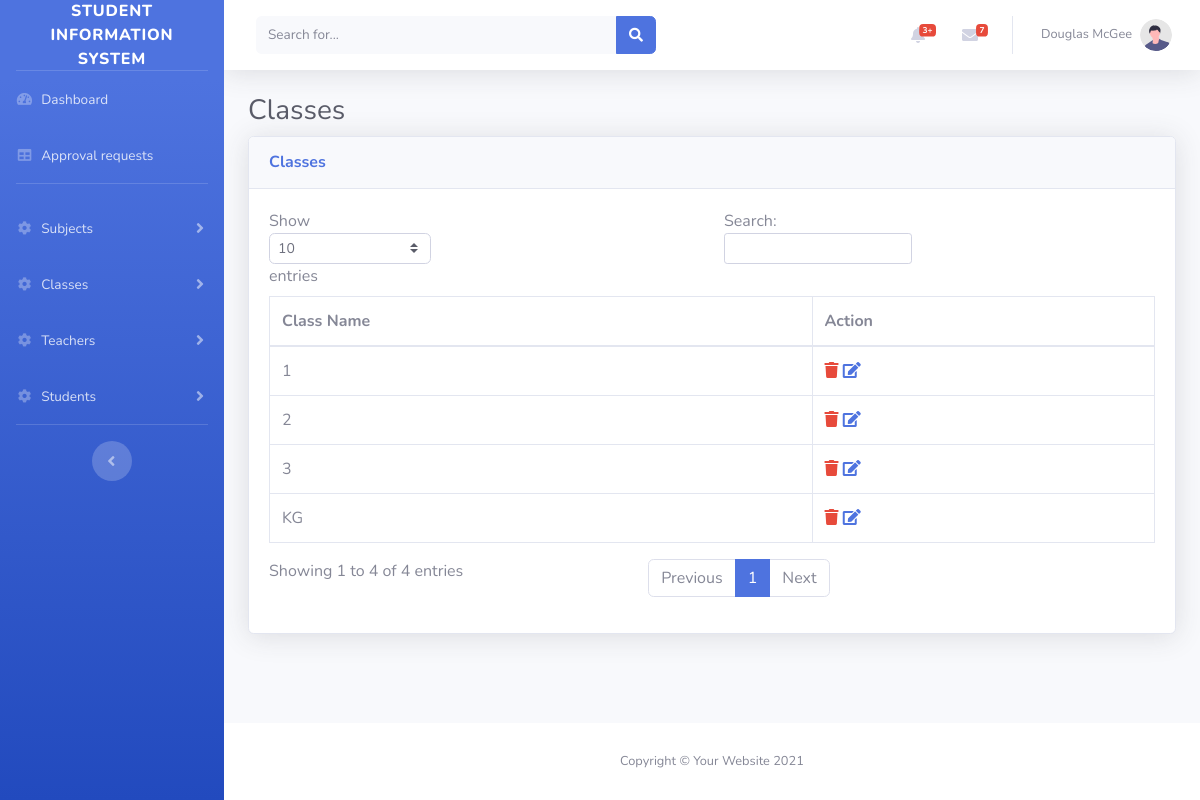
The page /admin/classes on the database its author committed.
### tables this page shows
CREATE TABLE `classes` (
  `id` int(11) NOT NULL,
  `class_name` text NOT NULL,
  `created_at` timestamp NOT NULL DEFAULT current_timestamp()
);

### application/controllers/Admin.php (called while the page is built, shortened)
<?php
class Admin extends CI_Controller{
    function __construct(){
        $this->load->helper('common_helper');
        $this->load->model('admin_model');
    }
    public function classes(){
        $classes = $this->admin_model->get_classes();
        $data['classes'] = ($classes ? $classes : '');
        $this->load->view('classes/class-listing', $data);
    }
}

### index.php (called while the page is built, shortened)
<?php
require_once BASEPATH.'core/CodeIgniter.php';

### application/models/Admin_model.php (called while the page is built, shortened)
<?php
class Admin_model extends CI_Model{
    function get_classes($where = false){
        $res = $this->db->get('classes');
        if($res->num_rows() > 0){
            return $res->result();
        }else{
            return false;
        }
    }
}

### application/views/classes/class-listing.php (the view, shortened to what this page needs)
<h1 class="h3 mb-2 text-gray-800">Classes</h1>
<div class="card shadow mb-4">
    <div class="card-header py-3">
        <h6 class="m-0 font-weight-bold text-primary">Classes</h6>
    </div>
    <div class="card-body">
        <div class="table-responsive">
            <table class="table table-bordered" id="dataTable" width="100%" cellspacing="0">
                <thead>
                    <tr>
                        <th>Class Name</th>
                        <th>Action</th>
                    </tr>
                </thead>
                <tbody>
                    <?php if($classes): foreach($classes as $k => $v): ?>
                        <tr>
                            <td><?= $v->class_name ?></td>
                            <td>
                                <a class='text-danger' href="<?= base_url("admin/delete_class/{$v->id}") ?>"><i class="fa fa-trash"></i></a>
                                <a class='text-primary' href="<?= base_url("admin/edit_class/{$v->id}") ?>"><i class="fa fa-edit"></i></a>
                            </td>
                        </tr>
                    <?php endforeach; endif; ?>
                </tbody>
            </table>
        </div>
    </div>
</div>

### rows shown on the page
classes: class_name "KG"
classes: class_name "1"
classes: class_name "2"
classes: class_name "3"
